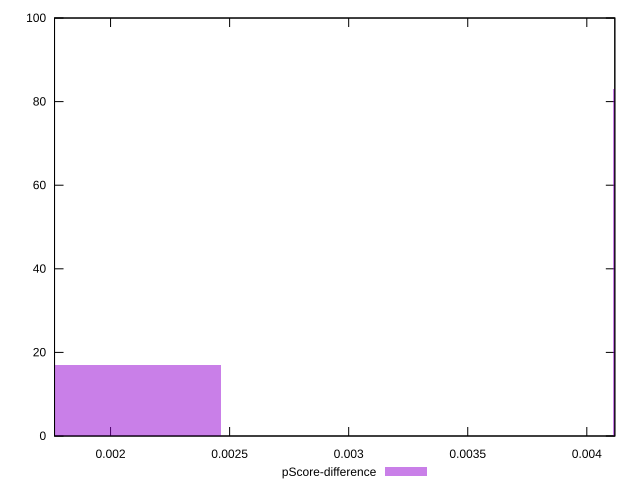

The script that saved this image:
reset

$pScoreDifference <<EOF
0.0016435527696257639 17
0.004930658308877292 83
EOF

set key outside below
set boxwidth 0.0016435527696257639
set xrange [0.001764705882352946:0.004117647058823504]
set yrange [0:100]
set trange [0:100]
set style fill transparent solid 0.5 noborder
set terminal svg size 640, 490 enhanced background rgb 'white'
set output "report_00009_2021-02-08T22-37-41.559Z/uses-webp-images/samples/pages+cached/pScore-difference/histogram.svg"

plot $pScoreDifference title "pScore-difference" with boxes

reset
